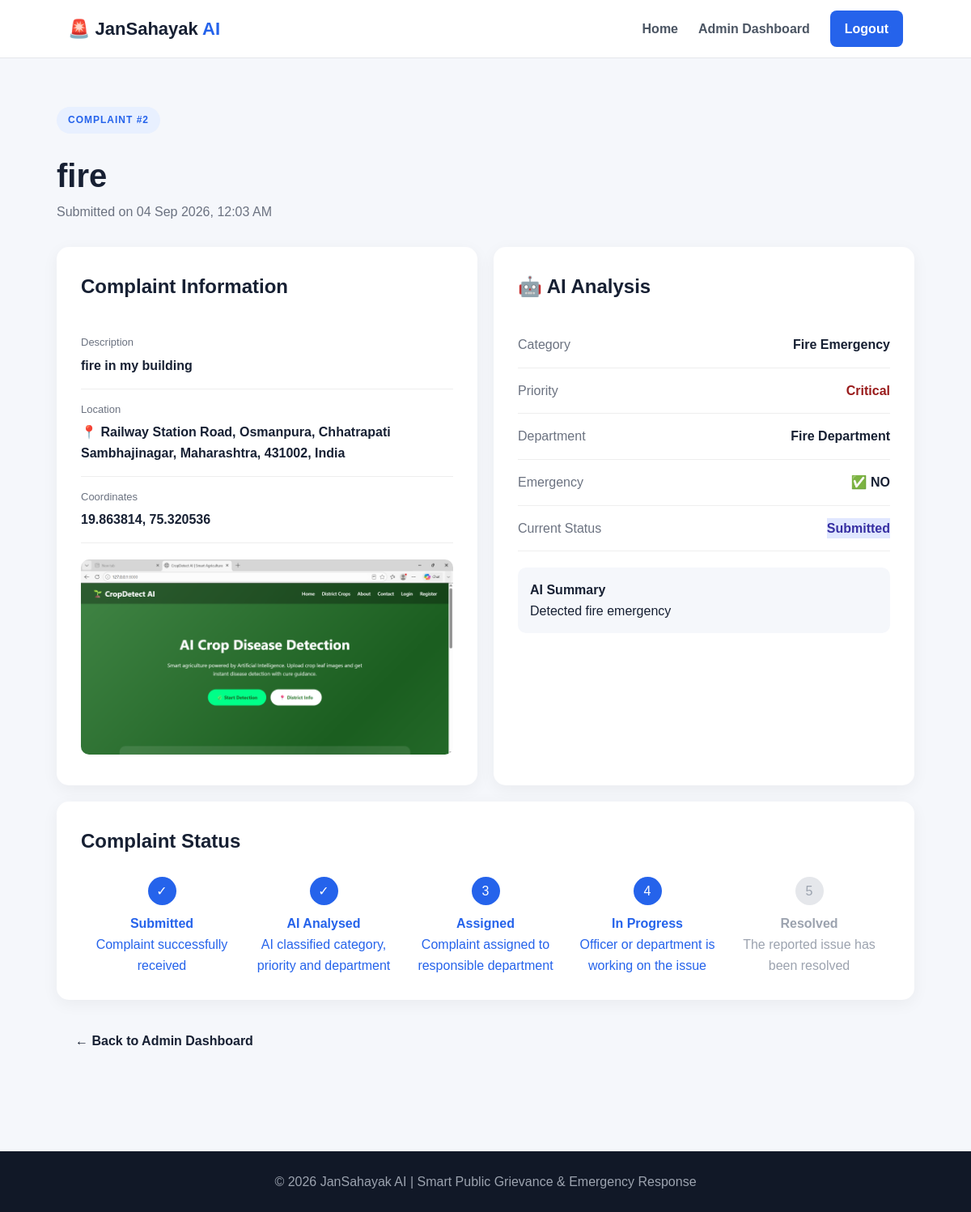
/complaint/2/ (signed in), run on the app's committed database.
### hackthon/models.py (models this page shows, shortened)
class Complaint(models.Model):
    CATEGORY_CHOICES = [
        ("road", "Road & Infrastructure"),
        ("water", "Water Supply"),
        ("electricity", "Electricity"),
        ("waste", "Waste Management"),
        ("fire", "Fire Emergency"),
        ("health", "Healthcare"),
        ("other", "Other"),
    ]
    PRIORITY_CHOICES = [
        ("low", "Low"),
        ("medium", "Medium"),
        ("high", "High"),
        ("critical", "Critical"),
    ]
    STATUS_CHOICES = [
        ("submitted", "Submitted"),
        ("analysed", "AI Analysed"),
        ("assigned", "Assigned"),
        ("progress", "In Progress"),
        ("resolved", "Resolved"),
        ("closed", "Closed"),
    ]
    citizen = models.ForeignKey(
        User,
        on_delete=models.CASCADE,
        related_name="complaints"
    )
    assigned_to = models.ForeignKey(
        User,
        on_delete=models.SET_NULL,
        null=True,
        blank=True,
        related_name="assigned_complaints"
    )
    title = models.CharField(
        max_length=200
    )
    description = models.TextField()
    image = models.ImageField(
        upload_to="complaints/",
        blank=True,
        null=True
    )
    location = models.CharField(
        max_length=255,
        blank=True,
        default=""
    )
    latitude = models.FloatField(
        null=True,
        blank=True
    )
    longitude = models.FloatField(
        null=True,
        blank=True
    )
    category = models.CharField(
        max_length=30,
        choices=CATEGORY_CHOICES,
        default="other"
    )
    priority = models.CharField(
        max_length=20,
        choices=PRIORITY_CHOICES,
        default="medium"
    )
    department = models.CharField(
        max_length=100,
        blank=True
    )
    ai_summary = models.TextField(
        blank=True
    )
    is_emergency = models.BooleanField(
        default=False
    )
    status = models.CharField(
        max_length=20,
        choices=STATUS_CHOICES,
        default="submitted"
    )
    created_at = models.DateTimeField(
        auto_now_add=True
    )
    updated_at = models.DateTimeField(
        auto_now=True
    )

### OurProject/views.py (the view)
@login_required
def complaint_detail(request, complaint_id):
    if request.user.is_staff:
        complaint = get_object_or_404(
            Complaint,
            id=complaint_id
        )
    else:
        complaint = get_object_or_404(
            Complaint,
            id=complaint_id,
            citizen=request.user
        )
    return render(
        request,
        "complaint_detail.html",
        {
            "complaint": complaint
        }
    )

### templates/complaint_detail.html (shortened to what this page needs)
{% extends "base.html" %}
{% block content %}
<div class="detail-page">
<div class="detail-header">
    <div>
        <div class="badge">
            COMPLAINT #{{ complaint.id }}
        </div>
        <h1>
            {{ complaint.title }}
        </h1>
        <p>
            Submitted on
            {{ complaint.created_at|date:"d M Y, h:i A" }}
        </p>
    </div>
</div>
<div class="detail-grid">
    <div class="detail-card">
        <h2>
            Complaint Information
        </h2>
        <div class="detail-item">
            <span>
                Description
            </span>
            <strong>
                {{ complaint.description }}
            </strong>
        </div>
        <div class="detail-item">
            <span>
                Location
            </span>
            <strong>
                📍 {{ complaint.location|default:"Location not available" }}
            </strong>
        </div>
        {% if complaint.latitude and complaint.longitude %}
            <div class="detail-item">
                <span>
                    Coordinates
                </span>
                <strong>
                    {{ complaint.latitude }},
                    {{ complaint.longitude }}
                </strong>
            </div>
        {% endif %}
        {% if complaint.image %}
            <div class="detail-image">
                <img
                    src="{{ complaint.image.url }}"
                    alt="Complaint image for {{ complaint.title }}">
            </div>
        {% endif %}
    </div>
    <div class="detail-card">
        <h2>
            🤖 AI Analysis
        </h2>
        <div class="ai-detail">
            <span>
                Category
            </span>
            <strong>
                {{ complaint.get_category_display|default:"Not classified" }}
            </strong>
        </div>
        <div class="ai-detail">
            <span>
                Priority
            </span>
            <strong class="priority-{{ complaint.priority|lower }}">
                {{ complaint.get_priority_display|default:"Normal" }}
            </strong>
        </div>
        <div class="ai-detail">
            <span>
                Department
            </span>
            <strong>
                {{ complaint.department|default:"Not assigned" }}
            </strong>
        </div>
        <div class="ai-detail">
            <span>
                Emergency
            </span>
            <strong>
                {% if complaint.is_emergency %}
                    🚨 YES
                {% else %}
                    ✅ NO
                {% endif %}
            </strong>
        </div>
        <div class="ai-detail">
            <span>
                Current Status
            </span>
            <strong class="status-{{ complaint.status }}">
                {{ complaint.get_status_display|default:complaint.status }}
            </strong>
        </div>
        {% if complaint.ai_summary %}
            <div class="summary">
                <strong>
                    AI Summary
                </strong>
                <p>
                    {{ complaint.ai_summary }}
                </p>
            </div>
        {% endif %}
    </div>
</div>
<div class="timeline-card">
    <h2>
        Complaint Status
    </h2>
    <div class="timeline">
        <div class="timeline-item active">
            <div class="timeline-dot">
                ✓
            </div>
            <div>
                <strong>
                    Submitted
                </strong>
                <p>
                    Complaint successfully received
                </p>
            </div>
        </div>
        <div class="timeline-item active">
            <div class="timeline-dot">
                ✓
            </div>
            <div>
                <strong>
                    AI Analysed
                </strong>
                <p>
                    AI classified category, priority and department
                </p>
            </div>
        </div>
        <div class="timeline-item active
            ">
            <div class="timeline-dot">
                {% if complaint.status == 'assigned' or complaint.status == 'progress' or complaint.status == 'resolved' or complaint.status == 'closed' %}
                    ✓
                {% else %}
                    3
                {% endif %}
            </div>
            <div>
                <strong>
                    Assigned
                </strong>
                <p>
                    Complaint assigned to responsible department
                </p>
            </div>
        </div>
        <div class="timeline-item active
            ">
            <div class="timeline-dot">
                {% if complaint.status == 'progress' or complaint.status == 'resolved' or complaint.status == 'closed' %}
                    ✓
                {% else %}
                    4
                {% endif %}
            </div>
            <div>
                <strong>
                    In Progress
                </strong>
                <p>
                    Officer or department is working on the issue
                </p>
            </div>
        </div>
        <div class="timeline-item
            ">
            <div class="timeline-dot">
                {% if complaint.status == 'resolved' or complaint.status == 'closed' %}
                    ✓
                {% else %}
                    5
                {% endif %}
            </div>
            <div>
                <strong>
                    Resolved
                </strong>
                <p>
                    The reported issue has been resolved
                </p>
            </div>
        </div>
    </div>
</div>
<div style="margin-top: 25px;">
    {% if user.is_staff %}
        <a
            href="{% url 'admin_dashboard' %}"
            class="btn">
            ← Back to Admin Dashboard
        </a>
    {% else %}
        <a
            href="{% url 'dashboard' %}"
            class="btn">
            ← Back to Dashboard
        </a>
    {% endif %}
</div>
</div>
{% endblock %}

### static/css/style.css (style rules this page uses)
* { box-sizing: border-box; margin: 0; padding: 0; }
body { font-family: Arial, sans-serif; background: #f5f7fb; color: #172033; line-height: 1.6; }
a { text-decoration: none; color: inherit; }
.badge { display: inline-block; padding: 7px 14px; border-radius: 30px; background: #e8f0ff; color: #2563eb; font-size: 12px; font-weight: 800; letter-spacing: 1px; margin-bottom: 20px; }
.btn { display: inline-block; padding: 13px 23px; border-radius: 9px; font-weight: 700; border: none; cursor: pointer; }
.status-submitted { background: #e0e7ff; color: #3730a3; }
.priority-critical { color: #991b1b; }
.detail-page { max-width: 1100px; margin: auto; padding: 60px 20px; }
.detail-header { display: flex; justify-content: space-between; align-items: center; margin-bottom: 30px; }
.detail-header h1 { font-size: 40px; }
.detail-header p { color: #6b7280; }
.detail-grid { display: grid; grid-template-columns: 1fr 1fr; gap: 20px; }
.detail-card, .timeline-card { background: white; padding: 30px; border-radius: 15px; box-shadow: 0 5px 20px rgba(0,0,0,0.05); }
.detail-card h2, .timeline-card h2 { margin-bottom: 25px; }
.detail-item { padding: 15px 0; border-bottom: 1px solid #eee; }
.detail-item span { display: block; color: #6b7280; font-size: 13px; margin-bottom: 5px; }
.detail-image { margin-top: 20px; }
.detail-image img { max-width: 100%; border-radius: 10px; }
.ai-detail { display: flex; justify-content: space-between; padding: 15px 0; border-bottom: 1px solid #eee; }
.ai-detail span { color: #6b7280; }
.summary { margin-top: 20px; padding: 15px; background: #f5f7fb; border-radius: 10px; }
.timeline-card { margin-top: 20px; }
.timeline { display: flex; justify-content: space-between; position: relative; }
.timeline-item { text-align: center; flex: 1; color: #9ca3af; }
.timeline-item.active { color: #2563eb; }
.timeline-dot { width: 35px; height: 35px; display: flex; align-items: center; justify-content: center; margin: auto auto 10px; border-radius: 50%; background: #e5e7eb; }
.timeline-item.active .timeline-dot { background: #2563eb; color: white; }

### data on the page
Complaint: id "2", title "fire", created_at "04 Sep 2026, 12:03 AM", description "fire in my building", location "Railway Station Road, Osmanpura, Chhatrapati Sambhajinagar, Maharashtra, 431002, India", latitude "19.863814", longitude "75.320536", image (picture), category "Fire Emergency", priority "Critical", department "Fire Department", status "Submitted", ai_summary "Detected fire emergency"
